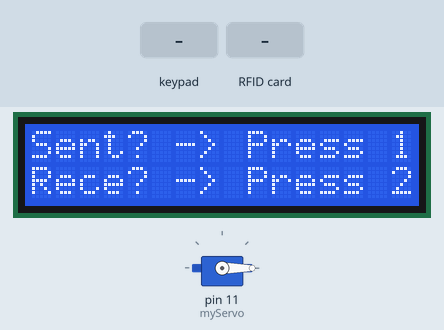
This sketch was run on a simulated Arduino Mega 2560, built with avr-gcc and run on an emulated ATmega2560. On the bench: servo, 16×2 character LCD. The inputs (shaded band) are chosen by the test bench. What the sketch prints to the serial monitor is not drawn.

Above: at 4.3 s.
4.4 s: key '6' pressed
At 4.9 s:
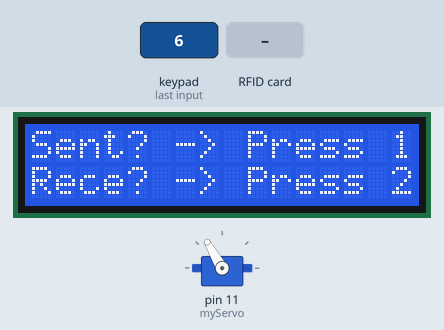
7.4 s: RFID card D3 46 14 0A held to the reader
At 8.4 s:
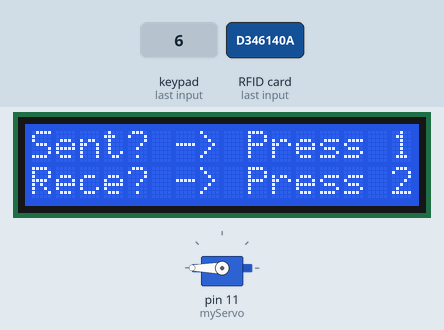
10.4 s: keypad keys 2 2 2 3 2 4 2 5 # pressed 0.4 s apart
16.6 s: RFID card 43 9E 5D 97 held to the reader
18.1 s: key '7' pressed
At 18.4 s:
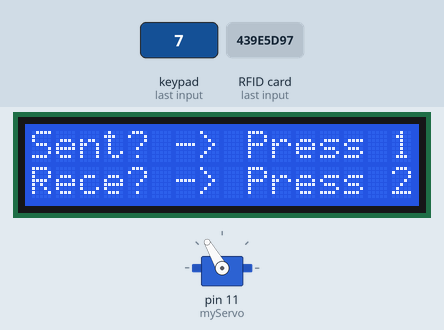
21.1 s: key '8' pressed
Timing chart, 0 to 31.6 s (numbered marks = the images above; inputs shaded):
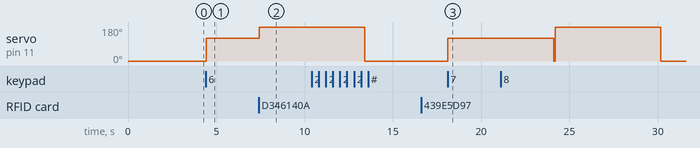

Measured:
- after the input at 4.4 s, servo on pin 11 (myServo): 0° → 120° at once
- after the input at 16.6 s, every drawn part: stays the same
- after the input at 18.1 s, servo on pin 11 (myServo): 0° → 120° at once

The sketch:

version_1.0.ino
```cpp
#include <Servo.h>
#include <Keypad.h>
#include <SPI.h>
#include <MFRC522.h>
#include <Wire.h>
#include <LiquidCrystal_I2C.h>

#define SS_PIN 53
#define RST_PIN 38

MFRC522 mfrc522(SS_PIN, RST_PIN);

byte Name1[4] = {0xD3, 0x46, 0x14, 0x0A}; // Tushar UID card
byte Name2[4] = {0x43, 0x9E, 0x5D, 0x97}; // Lrk UID card
//-------

Servo myServo;
const byte ROWS = 4;
const byte COLS = 4;
char keys[ROWS][COLS] = {
  {'1', '2', '3', 'A'},
  {'4', '5', '6', 'B'},
  {'7', '8', '9', 'C'},
  {'*', '0', '#', 'D'}
};
byte rowPins[ROWS] = {22, 23, 24, 25};
byte colPins[COLS] = {26, 27, 28, 29};
Keypad keypad = Keypad( makeKeymap(keys), rowPins, colPins, ROWS, COLS );

LiquidCrystal_I2C lcd(0x27, 16, 2); // set the LCD address to 0x27 for a 16 chars and 2 line display


int initialPos = 0;
int rotationAmount = 110;
int x=0,y=0,z=0,receive=0,sent=0;

void setup() {
  myServo.attach(11);
  myServo.write(initialPos);
  Serial.begin(9600);
  //---------------- LCD Start-----------------
  lcd.init();         // initialize the lcd
  lcd.backlight();    // Turn on the LCD screen backlight
  lcd.setCursor(0, 0);
  lcd.print("Sent? -> Press 1");
  //delay(3000);
  //lcd.clear();
  lcd.setCursor(0, 1);
  lcd.print("Rece? -> Press 2");
  // lcd.setCursor(2, 1);
  // lcd.print("Screen Test");
  delay(3000);
  //lcd.clear();
  //-----------LCD End-----------
  SPI.begin();
  mfrc522.PCD_Init();
  Serial.println("Put your card near the Scanner...");
  Serial.println();
}


void loop() {
  char key = keypad.getKey();
  if (key) {
    Serial.println(key);
    if(key == '5'){
      receive = 1;
    }
    if (key == '7' && receive == 1) {
      myServo.write(120);
      delay(3000);
      myServo.write(initialPos);
      x=0;
    }if(key == '8' && receive == 1){
      myServo.write(240);
      delay(3000);
      myServo.write(initialPos);
      y=0;
    }
    if(key == '9' && receive == 1){
      myServo.write(360);
      delay(3000);
      myServo.write(initialPos);
      z=0;
    }
    if(key == '6'){
        sent = 1;
      }
      if (sent == 1 && x==0) {
        myServo.write(120);
        delay(3000);
        myServo.write(initialPos);
        x=1;
      }if(sent == 1 && y==0){
        myServo.write(240);
        delay(3000);
        myServo.write(initialPos);
        y=1;
      }
      if(sent == 1 && z==0){
        myServo.write(360);
        delay(3000);
        myServo.write(initialPos);
        z=1;
      }
  }
  //---------------
  if ( ! mfrc522.PICC_IsNewCardPresent()) {
    return;
  }

  if ( ! mfrc522.PICC_ReadCardSerial()) {
    return;
  }

  if (compareUID(mfrc522.uid.uidByte, Name1)) {
    Serial.println("Name: Tushar | ID: 011202080");
  } else if (compareUID(mfrc522.uid.uidByte, Name2)) {
    Serial.println("Name: Lrk | ID: 011202283");
  } else {
    Serial.println("Unknown card. Access denied!");
  }
  // Halt PICC
  mfrc522.PICC_HaltA();
  // Stop encryption on PCD
  mfrc522.PCD_StopCrypto1();
}

bool compareUID(byte* cardID, byte* expectedID) {
  for (int i = 0; i < 4; i++) {
    if (cardID[i] != expectedID[i]) {
      return false;
    }
  }
  return true;
}

//Version 1.0 (RFID + Servo)
//Database communication version is coming Soon!!
```
